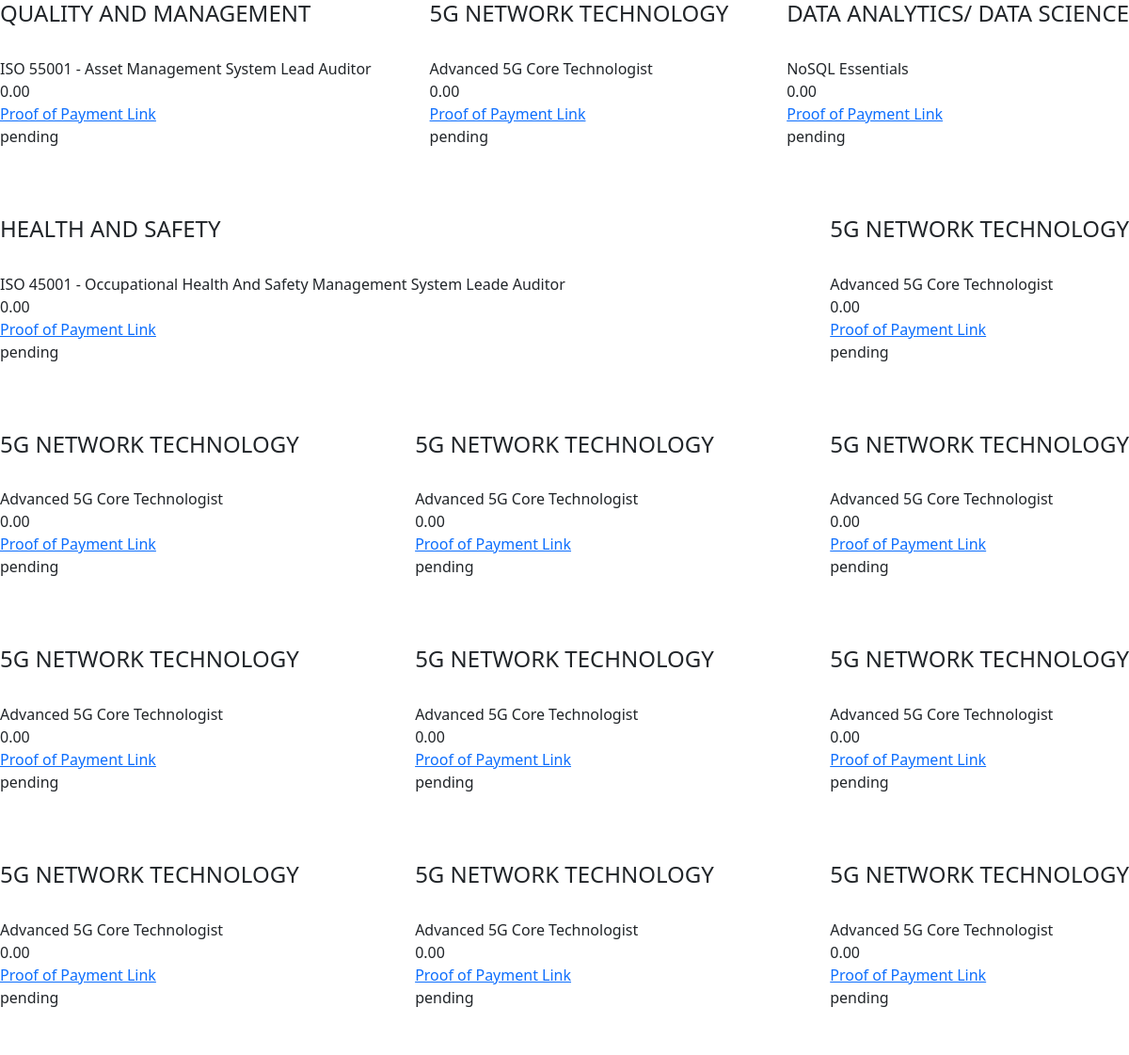
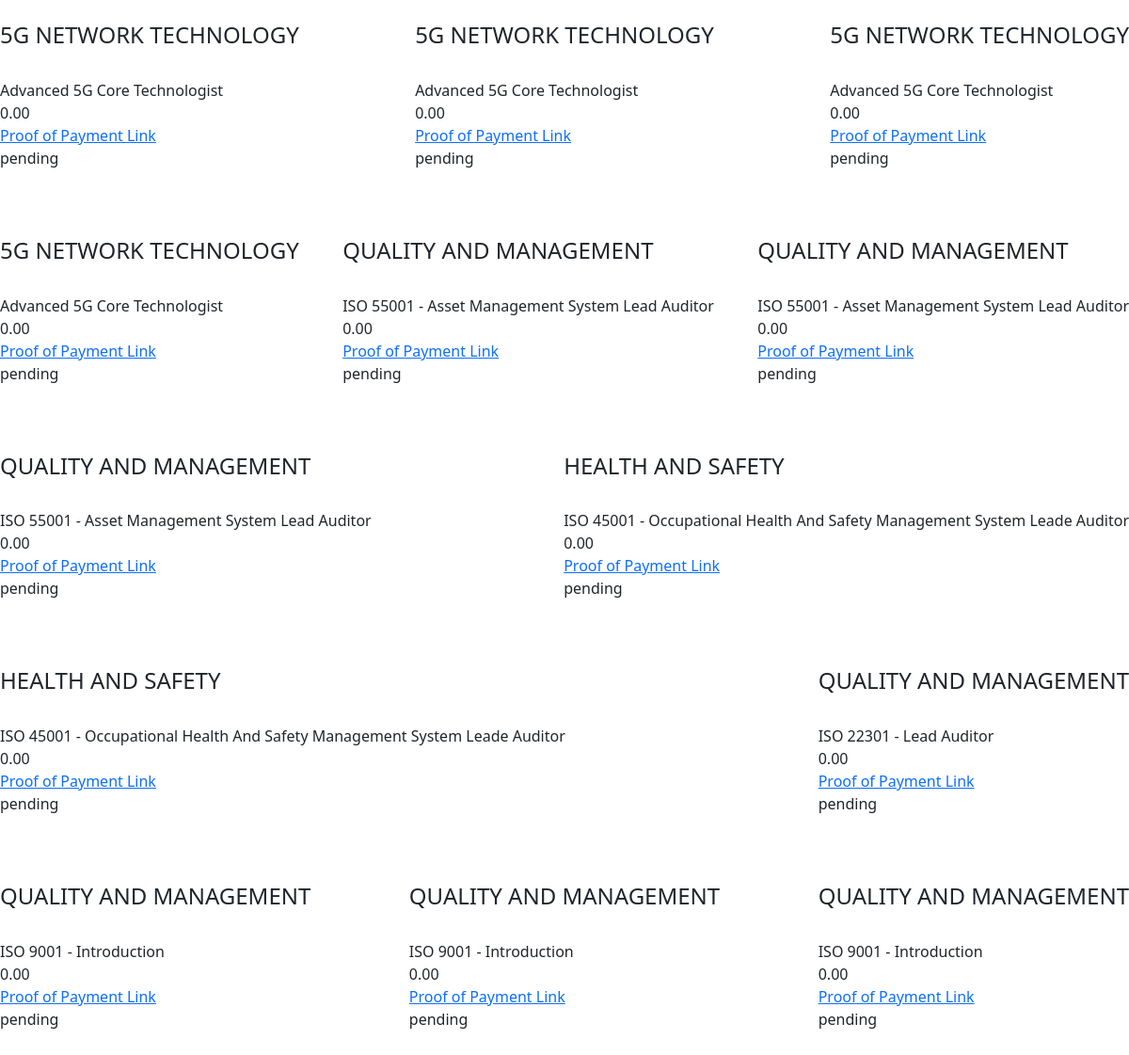
The app's page /course/mycourses/ (signed in) with its own data (2 pictures, top to bottom).
### course/models.py (models this page shows, shortened)
class OrderedCourse(models.Model):
    class StatusChoices(models.TextChoices):
        PENDING = 'pending', 'Pending'
        PROCESSING = 'processing', 'Processing'
        PAID = 'paid', 'Paid'
        CANCELLED = 'cancelled', 'Cancelled'
        COMPLETED = 'completed', 'Completed'
    user = models.ForeignKey(Custom_user, related_name='ordered_courses',on_delete=models.CASCADE)
    course = models.ForeignKey(Course, related_name='ordered_courses', on_delete=models.CASCADE)
    price = models.DecimalField(max_digits=12, decimal_places=2, default=0)
    proof_of_payment = models.ImageField(upload_to='payment_images/')
    status = models.CharField(max_length=20, choices=StatusChoices.choices,default=StatusChoices.PENDING)

class Course(models.Model):
    category = models.ForeignKey(Category, related_name='courses',on_delete=models.CASCADE)
    course = models.CharField(max_length=255)
    duration = models.CharField(max_length=255)
    price = models.DecimalField(max_digits=12, decimal_places=2)
    def __str__(self):
        return self.course

class Category(models.Model):
    name = models.CharField(max_length=255)
    class Meta:
        ordering = ('name',)
        verbose_name_plural = 'Categories'
    def __str__(self):
        return self.name

### course/views.py (the view)
# urls.py: path('mycourses/', views.my_courses, name='my_courses' ),
@login_required
def my_courses(request):
    ordered_courses = OrderedCourse.objects.filter(user=request.user)
    user = request.user
    return render(request, 'course/mycourses.html',{
        'ordered_courses': ordered_courses,
        'user' : user
    })

### course/templates/course/mycourses.html
{% extends 'account/base.html' %}
{% block content %}
<div style="display:flex; justify-content:space-between; flex-wrap:wrap;">
{%  for ordered_course in  ordered_courses %}
<div>
    <h4>{{ordered_course.course.category}}</h4><br>
    {{ordered_course.course}} <br>
    {{ordered_course.price}} <br>
    <div><a href="{% url 'account:viewpayment' ordered_course.id  %}">Proof of Payment Link</a></div>
    {{ordered_course.status}} <br> <br><br><br>
</div>
{% endfor %}
</div>
{% endblock %}

### records on screen
OrderedCourse: course "ISO 55001 - Asset Management System Lead Auditor", price "0.00", status "pending"
OrderedCourse: course "Advanced 5G Core Technologist", price "0.00", status "pending"
OrderedCourse: course "NoSQL Essentials", price "0.00", status "pending"
OrderedCourse: course.category "HEALTH AND SAFETY", course "ISO 45001 - Occupational Health And Safety Management System Leade Auditor", price "0.00", status "pending"
OrderedCourse: course.category "5G NETWORK TECHNOLOGY", course "Advanced 5G Core Technologist", price "0.00", status "pending"
OrderedCourse: course.category "5G NETWORK TECHNOLOGY", course "Advanced 5G Core Technologist", price "0.00", status "pending"
OrderedCourse: course.category "5G NETWORK TECHNOLOGY", course "Advanced 5G Core Technologist", price "0.00", status "pending"
OrderedCourse: course.category "5G NETWORK TECHNOLOGY", course "Advanced 5G Core Technologist", price "0.00", status "pending"
OrderedCourse: course.category "5G NETWORK TECHNOLOGY", course "Advanced 5G Core Technologist", price "0.00", status "pending"
OrderedCourse: course.category "5G NETWORK TECHNOLOGY", course "Advanced 5G Core Technologist", price "0.00", status "pending"
OrderedCourse: course.category "5G NETWORK TECHNOLOGY", course "Advanced 5G Core Technologist", price "0.00", status "pending"
OrderedCourse: course.category "5G NETWORK TECHNOLOGY", course "Advanced 5G Core Technologist", price "0.00", status "pending"
OrderedCourse: course.category "5G NETWORK TECHNOLOGY", course "Advanced 5G Core Technologist", price "0.00", status "pending"
OrderedCourse: course.category "5G NETWORK TECHNOLOGY", course "Advanced 5G Core Technologist", price "0.00", status "pending"
OrderedCourse: course.category "5G NETWORK TECHNOLOGY", course "Advanced 5G Core Technologist", price "0.00", status "pending"
OrderedCourse: course.category "5G NETWORK TECHNOLOGY", course "Advanced 5G Core Technologist", price "0.00", status "pending"
OrderedCourse: course.category "5G NETWORK TECHNOLOGY", course "Advanced 5G Core Technologist", price "0.00", status "pending"
OrderedCourse: course.category "5G NETWORK TECHNOLOGY", course "Advanced 5G Core Technologist", price "0.00", status "pending"
OrderedCourse: course.category "QUALITY AND MANAGEMENT", course "ISO 55001 - Asset Management System Lead Auditor", price "0.00", status "pending"
OrderedCourse: course.category "QUALITY AND MANAGEMENT", course "ISO 55001 - Asset Management System Lead Auditor", price "0.00", status "pending"
OrderedCourse: course.category "QUALITY AND MANAGEMENT", course "ISO 55001 - Asset Management System Lead Auditor", price "0.00", status "pending"
OrderedCourse: course.category "HEALTH AND SAFETY", course "ISO 45001 - Occupational Health And Safety Management System Leade Auditor", price "0.00", status "pending"
OrderedCourse: course.category "HEALTH AND SAFETY", course "ISO 45001 - Occupational Health And Safety Management System Leade Auditor", price "0.00", status "pending"
OrderedCourse: course.category "QUALITY AND MANAGEMENT", course "ISO 22301 - Lead Auditor", price "0.00", status "pending"
OrderedCourse: course.category "QUALITY AND MANAGEMENT", course "ISO 9001 - Introduction", price "0.00", status "pending"
OrderedCourse: course.category "QUALITY AND MANAGEMENT", course "ISO 9001 - Introduction", price "0.00", status "pending"
OrderedCourse: course.category "QUALITY AND MANAGEMENT", course "ISO 9001 - Introduction", price "0.00", status "pending"
